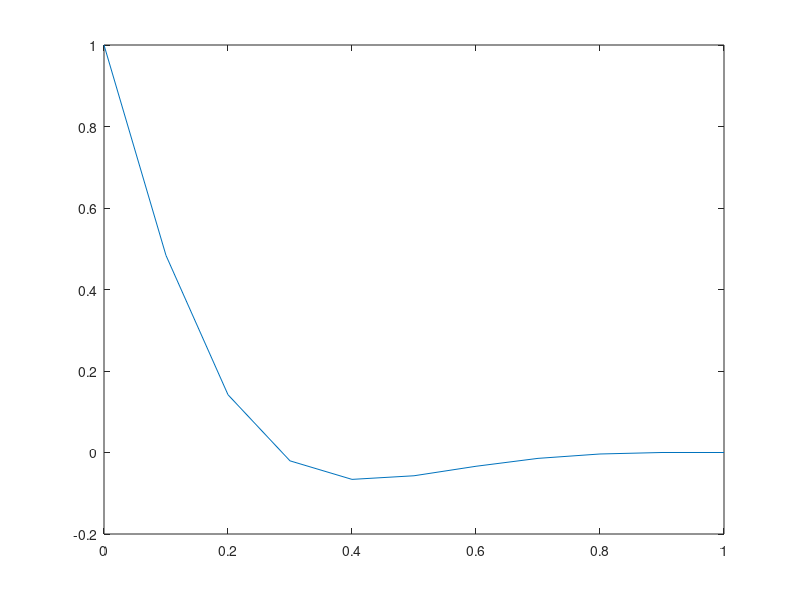

Source code (MATLAB):
omega=1000*2*pi;
L=1;
N=10;
nu=100;

T=2*pi/omega;
Dt=T/16.;
t=52*Dt;
x=(0:N)'/N*L;
la1=(1+i)*sqrt(omega/2/nu);
la2=-la1;

phase=exp(i*omega*t);
num=exp(la1*(x-L))-exp(la2*(x-L));
den=exp(-la1*L)-exp(-la2*L);

uex=imag(phase/den*num);

plot(x,uex);
